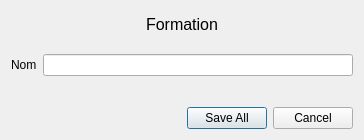
<?xml version="1.0" encoding="UTF-8"?>
<ui version="4.0">
 <class>TrainingDialog</class>
 <widget class="QDialog" name="TrainingDialog">
  <property name="geometry">
   <rect>
    <x>0</x>
    <y>0</y>
    <width>364</width>
    <height>140</height>
   </rect>
  </property>
  <property name="maximumSize">
   <size>
    <width>364</width>
    <height>319</height>
   </size>
  </property>
  <property name="windowTitle">
   <string>Etudiant</string>
  </property>
  <property name="sizeGripEnabled">
   <bool>false</bool>
  </property>
  <property name="modal">
   <bool>true</bool>
  </property>
  <layout class="QVBoxLayout" name="verticalLayout_2">
   <property name="sizeConstraint">
    <enum>QLayout::SetDefaultConstraint</enum>
   </property>
   <item>
    <widget class="QLabel" name="l_title">
     <property name="font">
      <font>
       <pointsize>12</pointsize>
      </font>
     </property>
     <property name="text">
      <string>Formation</string>
     </property>
     <property name="alignment">
      <set>Qt::AlignCenter</set>
     </property>
    </widget>
   </item>
   <item>
    <spacer name="verticalSpacer">
     <property name="orientation">
      <enum>Qt::Vertical</enum>
     </property>
     <property name="sizeType">
      <enum>QSizePolicy::Fixed</enum>
     </property>
     <property name="sizeHint" stdset="0">
      <size>
       <width>20</width>
       <height>10</height>
      </size>
     </property>
    </spacer>
   </item>
   <item>
    <layout class="QFormLayout" name="formLayout">
     <item row="0" column="0">
      <widget class="QLabel" name="label_3">
       <property name="text">
        <string>Nom</string>
       </property>
      </widget>
     </item>
     <item row="0" column="1">
      <widget class="QLineEdit" name="le_name"/>
     </item>
    </layout>
   </item>
   <item>
    <spacer name="verticalSpacer_2">
     <property name="orientation">
      <enum>Qt::Vertical</enum>
     </property>
     <property name="sizeType">
      <enum>QSizePolicy::Fixed</enum>
     </property>
     <property name="sizeHint" stdset="0">
      <size>
       <width>20</width>
       <height>20</height>
      </size>
     </property>
    </spacer>
   </item>
   <item>
    <widget class="QDialogButtonBox" name="buttonBox">
     <property name="orientation">
      <enum>Qt::Horizontal</enum>
     </property>
     <property name="standardButtons">
      <set>QDialogButtonBox::Cancel|QDialogButtonBox::SaveAll</set>
     </property>
    </widget>
   </item>
  </layout>
 </widget>
 <resources/>
 <connections>
  <connection>
   <sender>buttonBox</sender>
   <signal>accepted()</signal>
   <receiver>TrainingDialog</receiver>
   <slot>accept()</slot>
   <hints>
    <hint type="sourcelabel">
     <x>248</x>
     <y>254</y>
    </hint>
    <hint type="destinationlabel">
     <x>157</x>
     <y>274</y>
    </hint>
   </hints>
  </connection>
  <connection>
   <sender>buttonBox</sender>
   <signal>rejected()</signal>
   <receiver>TrainingDialog</receiver>
   <slot>reject()</slot>
   <hints>
    <hint type="sourcelabel">
     <x>316</x>
     <y>260</y>
    </hint>
    <hint type="destinationlabel">
     <x>286</x>
     <y>274</y>
    </hint>
   </hints>
  </connection>
 </connections>
</ui>
